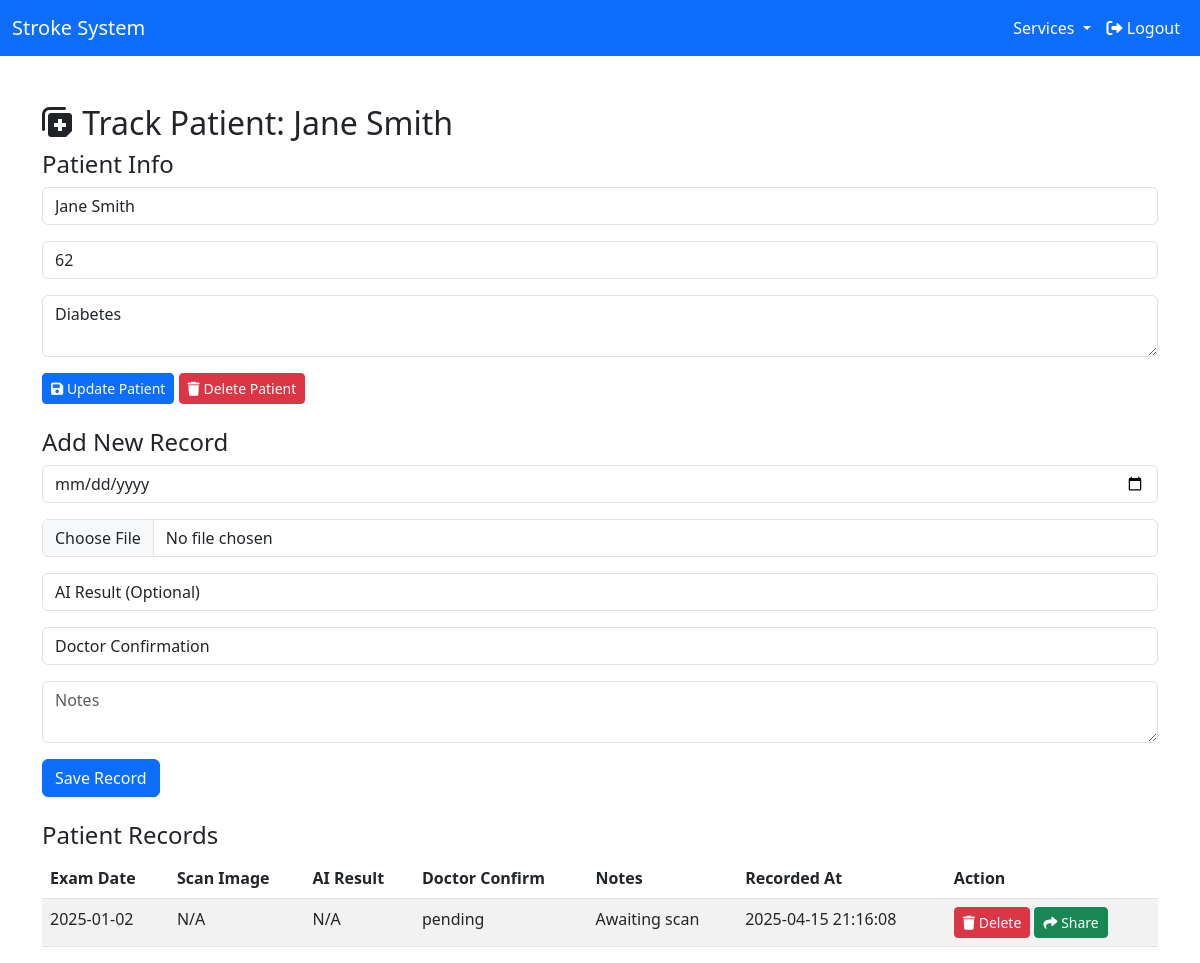
/track_patient.php?id=2 (signed in), run on the app's committed database.
### tables this page shows
CREATE TABLE patients (
    id INT AUTO_INCREMENT PRIMARY KEY,
    name VARCHAR(100) NOT NULL,
    age INT NOT NULL,
    medical_history TEXT,
    doctor_id INT,
    created_at DATETIME DEFAULT CURRENT_TIMESTAMP,
    FOREIGN KEY (doctor_id) REFERENCES users(id)
);

CREATE TABLE patient_records (
    id INT AUTO_INCREMENT PRIMARY KEY,
    patient_id INT,
    exam_date DATE NOT NULL,
    scan_image VARCHAR(255),
    ai_result ENUM('affected', 'not_affected'),
    doctor_confirm ENUM('yes', 'no', 'pending') DEFAULT 'pending',
    notes TEXT,
    recorded_at DATETIME DEFAULT CURRENT_TIMESTAMP,
    FOREIGN KEY (patient_id) REFERENCES patients(id)
);

### track_patient.php (the view, shortened to what this page needs)
<?php
include 'db.php';
$patient_id = $_GET['id'];
$patient = $conn->query("SELECT * FROM patients WHERE id = $patient_id AND doctor_id = " . $_SESSION['user_id'])->fetch_assoc();
$records = $conn->query("SELECT * FROM patient_records WHERE patient_id = $patient_id ORDER BY recorded_at DESC");
include 'header.php';
?>
<div class="container mt-5">
    <h2><i class="fas fa-notes-medical"></i> Track Patient: <?php echo $patient['name']; ?></h2>
    <h4>Patient Info</h4>
    <form method="POST">
        <div class="mb-3"><input type="text" name="name" class="form-control" value="<?php echo $patient['name']; ?>" required></div>
        <div class="mb-3"><input type="number" name="age" class="form-control" value="<?php echo $patient['age']; ?>" required></div>
        <div class="mb-3"><textarea name="medical_history" class="form-control" placeholder="Medical History"><?php echo $patient['medical_history']; ?></textarea></div>
        <button type="submit" class="btn btn-primary btn-sm"><i class="fas fa-save"></i> Update Patient</button>
        <a href="?id=<?php echo $patient_id; ?>&delete_patient=true" class="btn btn-danger btn-sm" onclick="return confirm('Are you sure you want to delete this patient and all their records?')"><i class="fas fa-trash"></i> Delete Patient</a>
    </form>
    <h4 class="mt-4">Add New Record</h4>
    <form method="POST" enctype="multipart/form-data">
        <div class="mb-3"><input type="date" name="exam_date" class="form-control" required></div>
        <div class="mb-3"><input type="file" name="scan_image" class="form-control" accept="image/*"></div>
        <div class="mb-3">
            <select name="ai_result" class="form-control">
                <option value="">AI Result (Optional)</option>
            </select>
        </div>
        <div class="mb-3">
            <select name="doctor_confirm" class="form-control">
                <option value="pending">Doctor Confirmation</option>
            </select>
        </div>
        <div class="mb-3"><textarea name="notes" class="form-control" placeholder="Notes"></textarea></div>
        <button type="submit" class="btn btn-primary">Save Record</button>
    </form>
    <h4 class="mt-4">Patient Records</h4>
    <table class="table table-striped">
        <thead><tr><th>Exam Date</th><th>Scan Image</th><th>AI Result</th><th>Doctor Confirm</th><th>Notes</th><th>Recorded At</th><th>Action</th></tr></thead>
        <tbody>
            <?php while($row = $records->fetch_assoc()): ?>
                <tr>
                    <td><?php echo $row['exam_date']; ?></td>
                    <td><?php echo $row['scan_image'] ? "<button class='btn btn-link' data-bs-toggle='modal' data-bs-target='#imageModal' data-img='{$row['scan_image']}'><img src='{$row['scan_image']}' width='50'></button>" : 'N/A'; ?></td>
                    <td><?php echo $row['ai_result'] ?? 'N/A'; ?></td>
                    <td><?php echo $row['doctor_confirm']; ?></td>
                    <td><?php echo $row['notes'] ?? 'N/A'; ?></td>
                    <td><?php echo $row['recorded_at']; ?></td>
                    <td>
                        <a href="?id=<?php echo $patient_id; ?>&delete_record=<?php echo $row['id']; ?>" class="btn btn-danger btn-sm" onclick="return confirm('Are you sure you want to delete this record?')"><i class="fas fa-trash"></i> Delete</a>
                        <a href="?id=<?php echo $patient_id; ?>&share_record=<?php echo $row['id']; ?>" class="btn btn-success btn-sm"><i class="fas fa-share"></i> Share</a>
                    </td>
                </tr>
            <?php endwhile; ?>
        </tbody>
    </table>
</div>
<?php include 'footer.php'; ?>

### data on the page
patients: name "Jane Smith", age "62", medical_history "Diabetes"
patient_records: exam_date "2025-01-02", shows "N/A", ai_result "N/A", doctor_confirm "pending", notes "Awaiting scan", recorded_at "2025-04-15 21:16:08"
